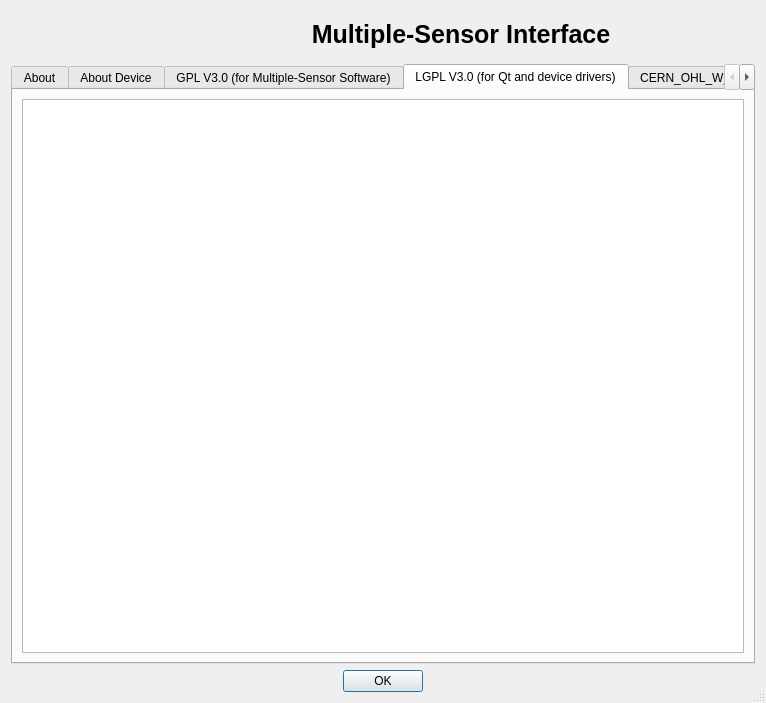
<?xml version="1.0" encoding="UTF-8"?>
<ui version="4.0">
 <class>About_Dialog</class>
 <widget class="QDialog" name="About_Dialog">
  <property name="geometry">
   <rect>
    <x>0</x>
    <y>0</y>
    <width>766</width>
    <height>703</height>
   </rect>
  </property>
  <property name="maximumSize">
   <size>
    <width>766</width>
    <height>949</height>
   </size>
  </property>
  <property name="windowTitle">
   <string>About Multiple-Sensor Interface</string>
  </property>
  <property name="sizeGripEnabled">
   <bool>true</bool>
  </property>
  <layout class="QVBoxLayout">
   <item>
    <widget class="QWidget" name="widget" native="true">
     <layout class="QHBoxLayout">
      <item>
       <widget class="QLabel" name="label">
        <property name="sizePolicy">
         <sizepolicy hsizetype="Fixed" vsizetype="Fixed">
          <horstretch>0</horstretch>
          <verstretch>0</verstretch>
         </sizepolicy>
        </property>
        <property name="minimumSize">
         <size>
          <width>48</width>
          <height>0</height>
         </size>
        </property>
        <property name="maximumSize">
         <size>
          <width>150</width>
          <height>60</height>
         </size>
        </property>
        <property name="text">
         <string/>
        </property>
        <property name="pixmap">
         <pixmap resource="multiple_sensor_resources.qrc">:/images/about.png</pixmap>
        </property>
        <property name="scaledContents">
         <bool>true</bool>
        </property>
       </widget>
      </item>
      <item>
       <widget class="QLabel" name="m_app_version_label">
        <property name="font">
         <font>
          <pointsize>19</pointsize>
          <weight>75</weight>
          <italic>false</italic>
          <bold>true</bold>
         </font>
        </property>
        <property name="text">
         <string>Multiple-Sensor Interface</string>
        </property>
        <property name="alignment">
         <set>Qt::AlignCenter</set>
        </property>
       </widget>
      </item>
     </layout>
    </widget>
   </item>
   <item>
    <widget class="QTabWidget" name="tabs_tabWidget">
     <property name="currentIndex">
      <number>3</number>
     </property>
     <widget class="QWidget" name="tab">
      <attribute name="title">
       <string>About</string>
      </attribute>
      <layout class="QHBoxLayout">
       <item>
        <widget class="QWidget" name="widget_2" native="true">
         <layout class="QVBoxLayout">
          <property name="leftMargin">
           <number>10</number>
          </property>
          <property name="topMargin">
           <number>5</number>
          </property>
          <property name="rightMargin">
           <number>10</number>
          </property>
          <property name="bottomMargin">
           <number>5</number>
          </property>
          <item>
           <widget class="QTextBrowser" name="m_main_text_textBrowser">
            <property name="sizePolicy">
             <sizepolicy hsizetype="Expanding" vsizetype="Expanding">
              <horstretch>0</horstretch>
              <verstretch>0</verstretch>
             </sizepolicy>
            </property>
            <property name="maximumSize">
             <size>
              <width>16777215</width>
              <height>16777215</height>
             </size>
            </property>
            <property name="frameShape">
             <enum>QFrame::NoFrame</enum>
            </property>
            <property name="openExternalLinks">
             <bool>true</bool>
            </property>
           </widget>
          </item>
         </layout>
        </widget>
       </item>
      </layout>
     </widget>
     <widget class="QWidget" name="tab_8">
      <attribute name="title">
       <string>About Device</string>
      </attribute>
      <layout class="QHBoxLayout">
       <item>
        <widget class="QTextBrowser" name="m_about_device_textBrowser"/>
       </item>
      </layout>
     </widget>
     <widget class="QWidget" name="tab_2">
      <attribute name="title">
       <string>GPL V3.0 (for Multiple-Sensor Software)</string>
      </attribute>
      <layout class="QHBoxLayout">
       <item>
        <widget class="QTextBrowser" name="m_GPLv30_textBrowser"/>
       </item>
      </layout>
     </widget>
     <widget class="QWidget" name="tab_3">
      <attribute name="title">
       <string>LGPL V3.0 (for Qt and device drivers)</string>
      </attribute>
      <layout class="QHBoxLayout">
       <item>
        <widget class="QTextBrowser" name="m_LGPLv30_textBrowser"/>
       </item>
      </layout>
     </widget>
     <widget class="QWidget" name="tab_4">
      <attribute name="title">
       <string>CERN_OHL_W_v2 (for hardware design files)</string>
      </attribute>
      <layout class="QHBoxLayout">
       <item>
        <widget class="QTextBrowser" name="m_CERN_OHL_W_v2_textBrowser"/>
       </item>
      </layout>
     </widget>
     <widget class="QWidget" name="tab_5">
      <attribute name="title">
       <string>Creative Commons BY-SA (for user guide)</string>
      </attribute>
      <layout class="QHBoxLayout">
       <item>
        <widget class="QTextBrowser" name="m_CC_BY_SA_textBrowser"/>
       </item>
      </layout>
     </widget>
    </widget>
   </item>
   <item>
    <widget class="QWidget" name="widget_3" native="true">
     <layout class="QHBoxLayout">
      <property name="leftMargin">
       <number>0</number>
      </property>
      <property name="topMargin">
       <number>0</number>
      </property>
      <property name="rightMargin">
       <number>0</number>
      </property>
      <property name="bottomMargin">
       <number>0</number>
      </property>
      <item>
       <spacer>
        <property name="orientation">
         <enum>Qt::Horizontal</enum>
        </property>
        <property name="sizeHint" stdset="0">
         <size>
          <width>40</width>
          <height>20</height>
         </size>
        </property>
       </spacer>
      </item>
      <item>
       <widget class="QPushButton" name="m_ok_button">
        <property name="text">
         <string>OK</string>
        </property>
       </widget>
      </item>
      <item>
       <spacer>
        <property name="orientation">
         <enum>Qt::Horizontal</enum>
        </property>
        <property name="sizeHint" stdset="0">
         <size>
          <width>40</width>
          <height>20</height>
         </size>
        </property>
       </spacer>
      </item>
     </layout>
    </widget>
   </item>
  </layout>
 </widget>
 <tabstops>
  <tabstop>m_ok_button</tabstop>
 </tabstops>
 <resources>
  <include location="multiple_sensor_resources.qrc"/>
 </resources>
 <connections/>
</ui>
